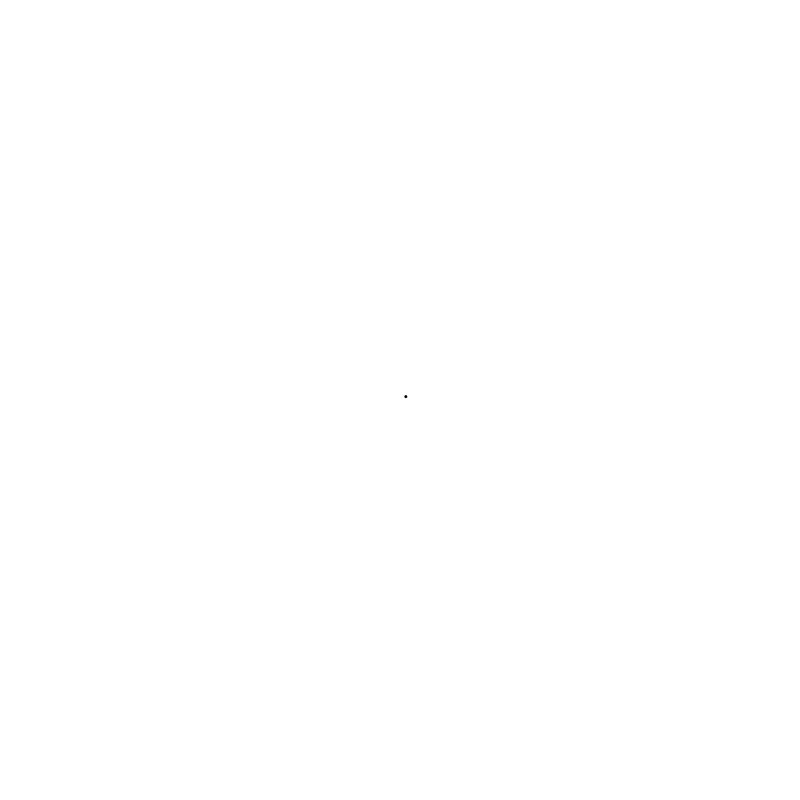
Frame 1 (no input)
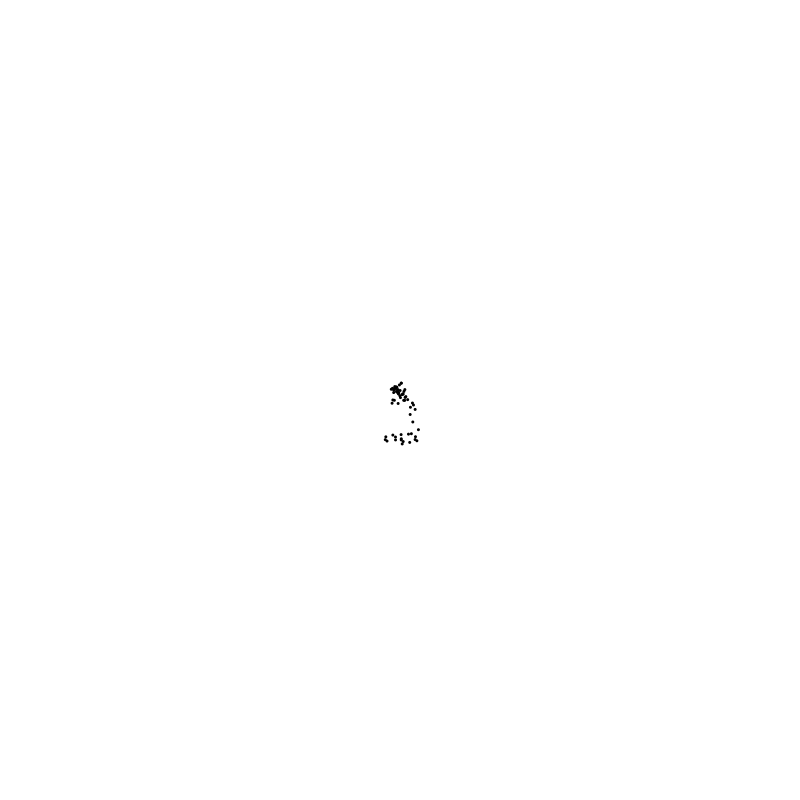
Frame 60 (the mouse pressed at the canvas centre just before this capture)
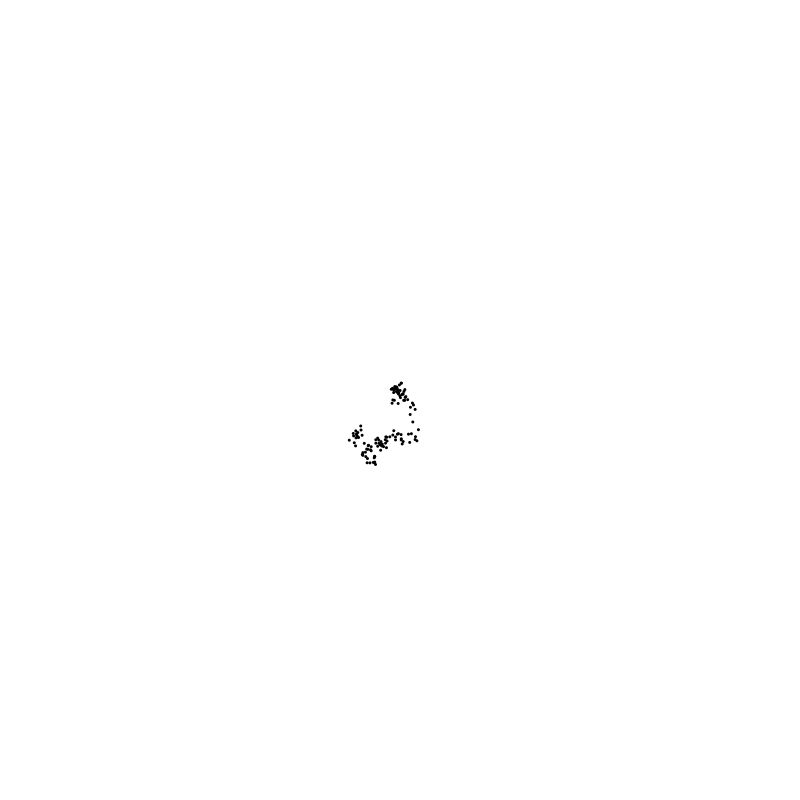
Frame 120 (the mouse held since frame 60 and released just before this capture)

The Processing sketch that drew these frames (run headless with seeded random() and noise(); from frame 60 on, the mouse is pressed at the canvas centre):

// Processing sketch: exercise_i_6
// ── exercise_i_6.pde
//I'm not yet sure how to verify
//if this exercise is correct or not

float x;
float y;
Walker w;

void setup() {
  
  background(255);
  size(800,800);
  w = new Walker();
  
}

void draw() {
  
  //background(255);
  w.step();
  w.display();
  
}

// ── Walker.pde
class Walker {
  
  float x;
  float y;
  
  Walker() {
    
    x = width/2;
    y = height/2;
    
  }
  
  void step() {
    
    //float stepsize = random(0,10);
    float stepsize = montecarlo();
 
    float stepx = random(-stepsize,stepsize);
    float stepy = random(-stepsize,stepsize);
    
    x += stepx;
    y += stepy;
    
  }
  
  
  void display() {
    
    noStroke();
    fill(0);
    ellipse(x,y,3,3);
    
  }
  
  float montecarlo() {
  // We do this “forever” until we find a qualifying random value.
  while (true) {
    // Pick a random value.
    float r1 = random(10);
    // Assign a probability.
    float probability = r1*r1;
    // Pick a second random value.
    float r2 = random(10);

    //[full] Does it qualify?  If so, we’re done!
    if (r2 < probability) {
      return r1;
    }
    //[end]
  }
}
  
}
